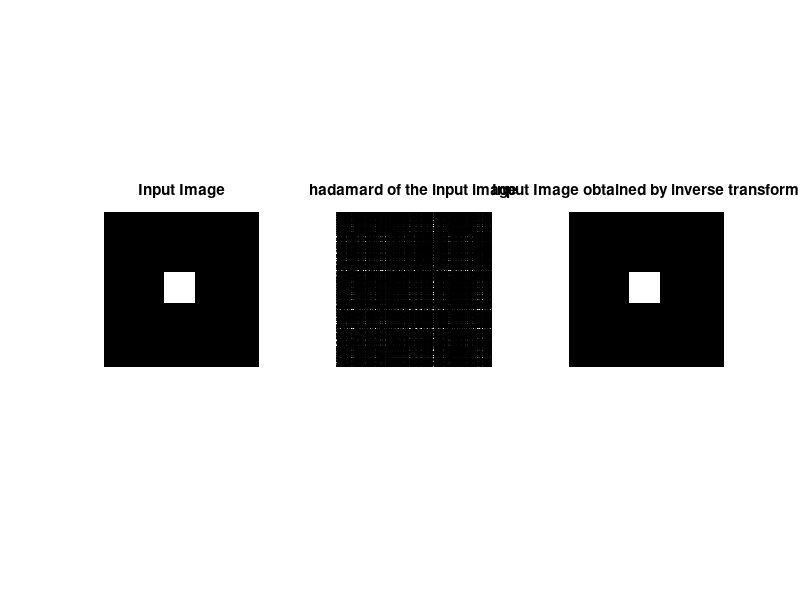

Write the MATLAB code that produced this figure.
clc;
clear all;
close all;
A=[1 1 1 1; 1 1 1 1; 1 1 1 1; 1 1 1 1];
disp('The input matrix is'),A
H4=hadamard(4);
disp('The hadamard matrix for N=4 is: '), H4
B = 1/4*H4*A*H4;
disp('The hadamard transform of the input matrix is'),B
A=1/4*H4'*B*H4';
disp('The inverse hadamard is'),A
A=zeros(256,256);
A(100:150,100:150)=1;
subplot(1,3,1),imshow(A),title('Input Image');
H256=hadamard(256);
B=1/256*H256*A*H256;
subplot(1,3,2),imshow(B),title('hadamard of the input image');
A=1/256*H256'*B*H256';
subplot(1,3,3),imshow(A),title('Input Image obtained by inverse transform');